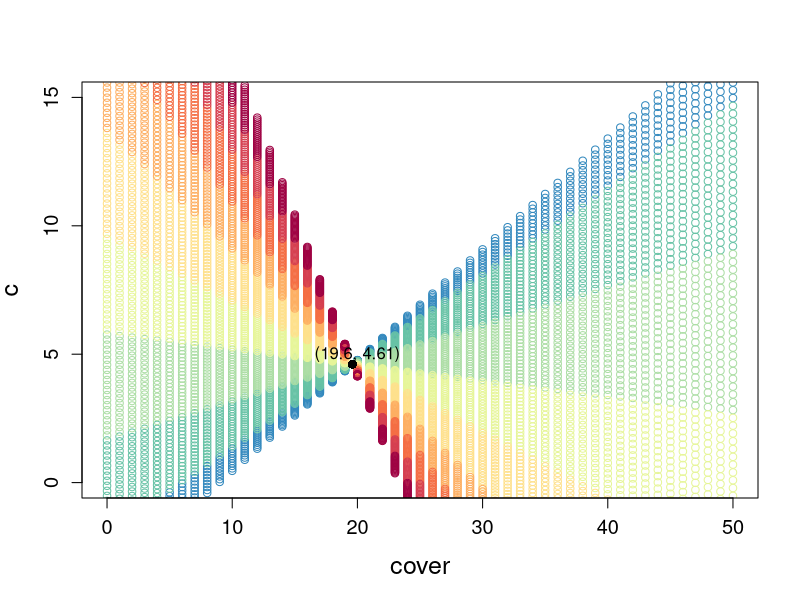
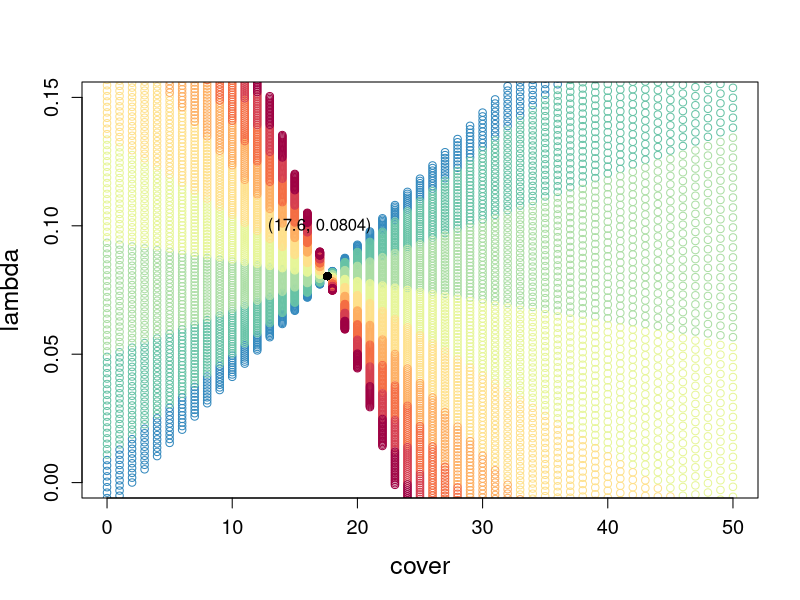
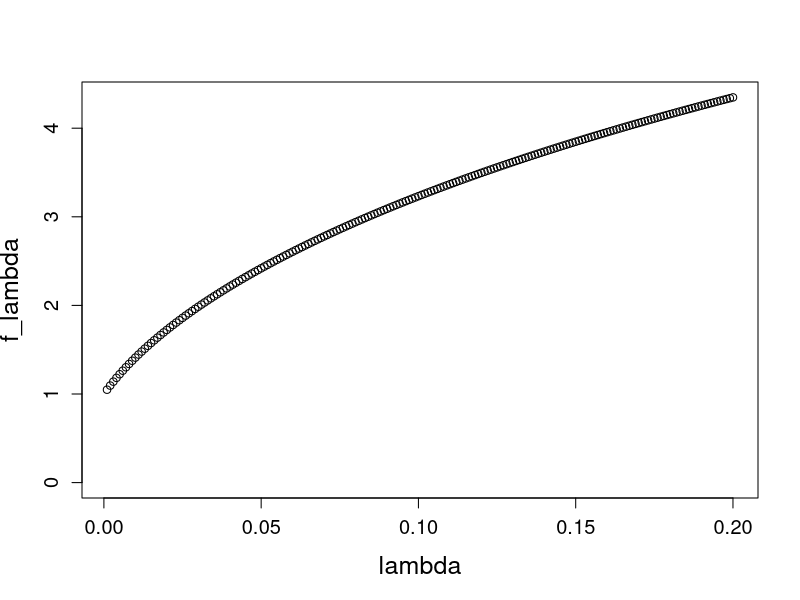

Write the R code that produced these figures, in order.
# c ~ cover * \bar{D}/h ---------------------------------------------------
# c = 3.45 - (0.29 + 0.01 \bar{D}/h)* cover - 0.04 \bar{D}/h
# 中心化をしているので、平均値が必要
# mean(d3$rh): 73.12324
# mean(d3$QuadCover): 23.62778

c_cvdh <- function (cv,dh,mcv,mdh) {
  coc = NULL
  for (i_cv in cv) {
    for (i_dh in dh) {
      temp.cv <- i_cv - mcv
      temp.dh <- i_dh - mdh
      
      temp.coc <- 3.45 - (0.29 + 0.01 * temp.dh)* temp.cv - 0.04 * temp.dh
      temp.coc <- 3.45 - 0.29 * temp.cv - (0.04 + 0.01 * temp.cv)* temp.dh
      coc = rbind(coc,c(i_cv,temp.coc,i_dh))
    }
  }
  coc <- data.frame("cover"=coc[,1],"c" = coc[,2],"dh" = coc[,3])
  return(coc)
}
cv = seq(0,50,by = 1)
dh = seq(1,170,by = 1)
m.dh = 73.12324
m.cv = 23.62778
result.coc <- c_cvdh(cv, dh,m.cv,m.dh)
library(RColorBrewer) #グラフ色用
plot(c~cover,data =result.coc,
     ylim = c(0,15),cex.lab = 1.5, cex.axis = 1.2,
     col = brewer.pal(10,"Spectral")[9 - round(result.coc$dh/20,0)],pch=21)
points(19.6,4.61,pch = 16 , cex   =1.2)
text(20,5,"(19.6, 4.61)")



# λ~cover * d/h -----------------------------------------------------------

lam_cvdh <- function (cv,dh,mcv,mdh) {
  lam = NULL
  for (i_cv in cv) {
    for (i_dh in dh) {
      temp.cv <- i_cv - mcv
      temp.dh <- i_dh - mdh
      
      temp.lam <- 0.05937 - (0.00351 + 0.00012 * temp.dh)* temp.cv - 0.00072 * temp.dh
      lam = rbind(lam,c(i_cv,temp.lam,i_dh))
    }
  }
  lam <- data.frame("cover"=lam[,1],"lambda" = lam[,2],"dh" = lam[,3])
  return(lam)
}
cv = seq(0,50,by = 1)
dh = seq(1,170,by = 1)
m.dh = 73.12324
m.cv = 23.62778
result.lam <- lam_cvdh(cv, dh,m.cv,m.dh)
library(RColorBrewer) #グラフ色用
plot(lambda~cover,data =result.lam,
     ylim = c(0,0.15),cex.lab = 1.5, cex.axis = 1.2,
     col = brewer.pal(10,"Spectral")[9 - round(result.coc$dh/20,0)],pch=21)
points(17.6,0.0804,pch = 16 , cex   =1.2)
text(17,0.1,"(17.6, 0.0804)")


# flambda ~ lambda --------------------------------------------------------

cul.flambda <- function(lambda,mr, sigr, betar){
  y <- sqrt(1 - mr * sigr * lambda) * 
    sqrt(1 + mr * betar * lambda)
  print(y)
}

par.mr <- 0.5
par.sigr <- 1.0
par.betar <- 200
lam <- seq(0.001,0.2,by = 0.001)
result.flambda <- cul.flambda(lam, par.mr, par.sigr, par.betar)
result.flambda <- data.frame("lambda" = lam, "f_lambda" = result.flambda)
plot(f_lambda ~ lambda , data= result.flambda,
     ylim = c(0,max(result.flambda$f_lambda)),cex.lab = 1.5, cex.axis = 1.2)
